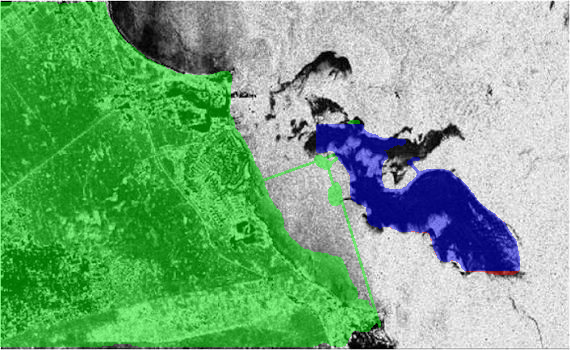
#> input picture raw_yolo_overlay.png, 570 x 350 px
$ python -i landmask.py   (imports and definitions only)
#> lines starting #> are read from the running program, lines starting #| are printed output that depends on the picture; after the words box and inside, x2 and y2 are one past the last pixel; in counts of white or black regions, pixels touching at a corner belong together
#> further down, picture is the input picture: shape (350, 570, 3); mean B, G, R 125.9, 170.4, 118.6
"""
Jal-Rakshak — SAR Land/Sea Masking Module
==========================================
Isolates terrestrial landmasses from marine water bodies in SAR imagery.

Derived from the reference repository (Dhanush024/Oil-Spill-Detection-in-SAR-images):
- Wiener / Lee filtering for speckle attenuation
- Unsharp masking for land boundary sharpening
- Adaptive & K-means thresholding for land separation
- Morphological closing, opening, and hole filling (imfill)
- Marine ocean intersection guarantees
"""

import numpy as np
import cv2
from dataclasses import dataclass
from typing import Optional, Tuple


@dataclass
class LandMaskResult:
    """Result of land/sea segmentation."""
    land_mask: np.ndarray       # Binary uint8 (255 = land, 0 = ocean)
    sea_mask: np.ndarray        # Binary uint8 (255 = sea/water, 0 = land)
    land_fraction: float        # 0.0 to 1.0
    sea_fraction: float         # 0.0 to 1.0
    method_used: str
    threshold_value: Optional[float] = None

    def to_dict(self) -> dict:
        return {
            "land_fraction": round(self.land_fraction, 4),
            "sea_fraction": round(self.sea_fraction, 4),
            "method_used": self.method_used,
            "threshold_value": round(self.threshold_value, 2) if self.threshold_value is not None else None,
        }


def extract_land_mask(
    image: np.ndarray,
    threshold: Optional[int] = None,
    min_land_area_px: int = 500,
    blur_kernel_size: int = 5,
    morph_kernel_size: int = 7,
) -> LandMaskResult:
    """
    Extract a robust land/sea mask from a SAR image.

    In SAR images, landmasses typically produce high radar backscatter (bright)
    due to surface roughness and topographical facets, whereas open water
    acts as a specular or lower-backscatter surface.

    Workflow based on reference repo (land_mask.m & automatic_threshold_for_land.m):
    1. Grayscale conversion and intensity normalization
    2. Adaptive smoothing (Gaussian / median) to suppress speckle
    3. Contrast evaluation: if threshold is provided, use it; otherwise compute
       Otsu or adaptive upper-quantile thresholding
    4. Morphological closing and opening with disk/ellipse structuring elements
    5. Hole filling (imfill) to ensure contiguous landmasses
    6. Minimum area filtering to reject tiny bright buoys or ship spikes from land

    Args:
        image: Input SAR image (grayscale or BGR)
        threshold: Optional fixed intensity threshold (0-255). If None, Otsu is used.
        min_land_area_px: Minimum connected component area to consider as land
        blur_kernel_size: Gaussian kernel size for pre-threshold smoothing
        morph_kernel_size: Structuring element size for morphological cleanup

    Returns:
        LandMaskResult containing binary land and sea masks and scene statistics
    """
#> called with min_land_area_px = 500, blur_kernel_size = 5, morph_kernel_size = 7
    if len(image.shape) == 3:
        gray = cv2.cvtColor(image, cv2.COLOR_BGR2GRAY)
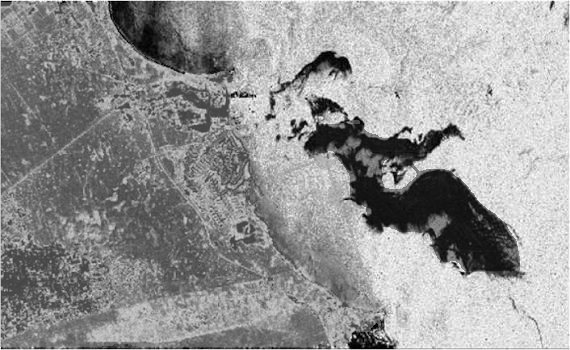
#> gray: shape (350, 570); min 0, max 255, mean 150
    else:
        gray = image.copy()

    h, w = gray.shape[:2]
#> h = 350; w = 570
    total_pixels = float(h * w)
#> total_pixels = 199500

    if total_pixels == 0:
        empty = np.zeros((0, 0), dtype=np.uint8)
        return LandMaskResult(
            land_mask=empty,
            sea_mask=empty,
            land_fraction=0.0,
            sea_fraction=1.0,
            method_used="empty_input",
        )

    # 1. Noise reduction via Gaussian smoothing (analogous to imgaussfilt in reference)
    k_blur = blur_kernel_size if blur_kernel_size % 2 == 1 else blur_kernel_size + 1
    smoothed = cv2.GaussianBlur(gray, (k_blur, k_blur), 0)
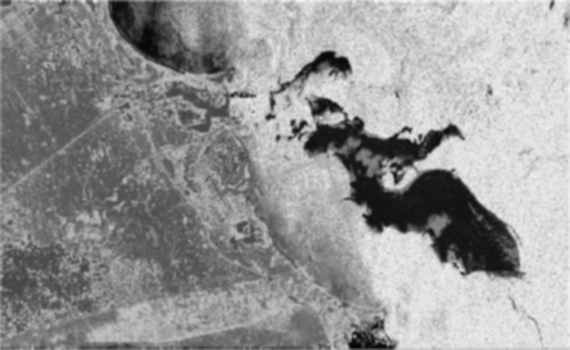
#> smoothed: shape (350, 570); min 3, max 245, mean 149.8

    # 2. Thresholding: land is the brighter class in SAR backscatter
    if threshold is not None and threshold > 0:
        _, raw_mask = cv2.threshold(smoothed, threshold, 255, cv2.THRESH_BINARY)
        method_name = f"manual_threshold_{threshold}"
        thresh_val = float(threshold)
    else:
        # Otsu thresholding with adaptive fallback
        otsu_val, raw_mask = cv2.threshold(smoothed, 0, 255, cv2.THRESH_BINARY + cv2.THRESH_OTSU)
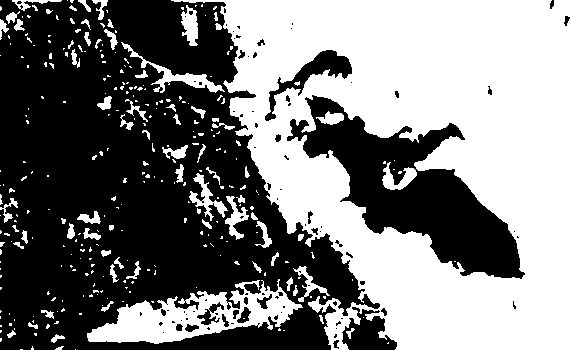
#> raw_mask: shape (350, 570); 48.4% white; 309 white regions (238 under 20 px), largest, box (x1, y1, x2, y2) and area: (171, 0, 570, 350) 81997, (87, 279, 303, 344) 6040, (121, 42, 225, 93) 868
#> otsu_val = 151
        method_name = "adaptive_otsu"
        thresh_val = float(otsu_val)
#> thresh_val = 151

    # 3. Morphological closing to seal fjords, valleys, and coastal inlets
    k_morph = morph_kernel_size if morph_kernel_size % 2 == 1 else morph_kernel_size + 1
    se_close = cv2.getStructuringElement(cv2.MORPH_ELLIPSE, (k_morph, k_morph))
    closed = cv2.morphologyEx(raw_mask, cv2.MORPH_CLOSE, se_close)
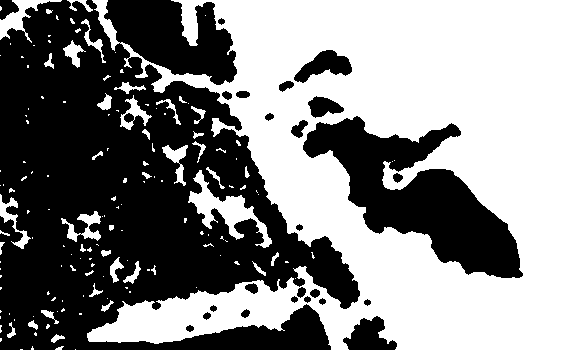
#> closed: shape (350, 570); 51.8% white; 25 black regions, largest, box (x1, y1, x2, y2) and area: (0, 0, 360, 350) 77222, (303, 116, 523, 278) 15051, (343, 316, 397, 350) 1091

    # 4. Morphological opening to eliminate isolated oceanic speckles / buoys
    se_open = cv2.getStructuringElement(cv2.MORPH_ELLIPSE, (3, 3))
    opened = cv2.morphologyEx(closed, cv2.MORPH_OPEN, se_open)
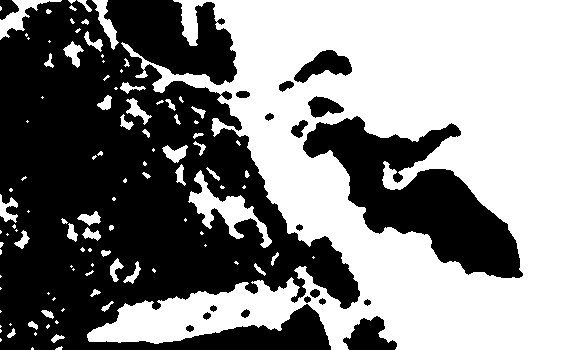
#> opened: shape (350, 570); 51.3% white; 19 black regions

    # 5. Contiguous land hole filling (equivalent to MATLAB imfill(mask, 'holes'))
    # Fill holes by finding external contours and drawing filled polygons
    contours, hierarchy = cv2.findContours(opened, cv2.RETR_EXTERNAL, cv2.CHAIN_APPROX_SIMPLE)
#> contours = 107 contours, 69 with area under 20; largest, box (x1, y1, x2, y2) and area: (87, 0, 570, 350) 111367, (188, 170, 272, 248) 1643, (0, 0, 62, 40) 604, (92, 0, 119, 50) 390, (162, 145, 188, 163) 231
    filled_mask = np.zeros_like(opened)

    for c in contours:
        area = cv2.contourArea(c)
        if area >= min_land_area_px:
            cv2.drawContours(filled_mask, [c], -1, 255, thickness=cv2.FILLED)
#> this loop made 107 passes
#> area on passes 4, 7, 11, 13, 16, 19, 26, 29, 30, 32, 33, 41: 45.5, 31, 38.5, 50.5, 35.5, 30, 37, 104.5, 125.5, 29.5, 34, 104
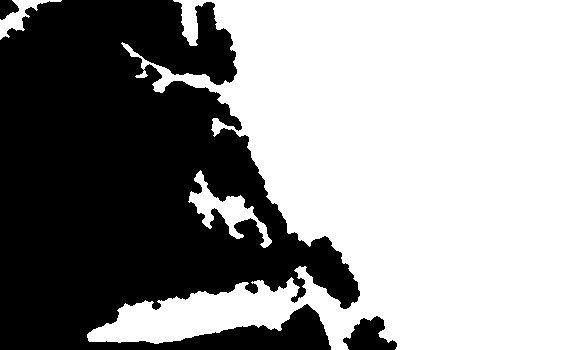
#> filled_mask: shape (350, 570); 57.7% white; 3 black regions, box (x1, y1, x2, y2) and area: (0, 0, 360, 350) 82957, (343, 316, 397, 350) 1099, (0, 0, 19, 20) 257

    land_pixels = float(np.sum(filled_mask > 0))
#> land_pixels = 115187
    land_fraction = land_pixels / total_pixels
#> land_fraction = 0.577
    sea_fraction = 1.0 - land_fraction
#> sea_fraction = 0.423

    # If Otsu erroneously classified > 92% of the scene as land (e.g. low-contrast oceanic patch),
    # clamp back or verify using intensity percentile
    if land_fraction > 0.92:
        # Re-estimate: only top 15% brightest pixels are candidate land
        p85 = float(np.percentile(gray, 85))
        _, p_mask = cv2.threshold(smoothed, int(p85), 255, cv2.THRESH_BINARY)
        p_closed = cv2.morphologyEx(p_mask, cv2.MORPH_CLOSE, se_close)
        p_contours, _ = cv2.findContours(p_closed, cv2.RETR_EXTERNAL, cv2.CHAIN_APPROX_SIMPLE)
        filled_mask = np.zeros_like(opened)
        for c in p_contours:
            if cv2.contourArea(c) >= min_land_area_px * 2:
                cv2.drawContours(filled_mask, [c], -1, 255, thickness=cv2.FILLED)
        land_pixels = float(np.sum(filled_mask > 0))
        land_fraction = land_pixels / total_pixels
        sea_fraction = 1.0 - land_fraction
        method_name = "percentile_p85_fallback"
        thresh_val = p85

    sea_mask = cv2.bitwise_not(filled_mask)

    return LandMaskResult(
        land_mask=filled_mask,
        sea_mask=sea_mask,
        land_fraction=land_fraction,
        sea_fraction=sea_fraction,
        method_used=method_name,
        threshold_value=thresh_val,
    )


def intersect_with_ocean(mask: np.ndarray, sea_mask: np.ndarray) -> np.ndarray:
    """
    Constrain any candidate spill mask strictly to the marine ocean domain.

    Ensures the final mask contains zero terrestrial land pixels.
    """
    if mask.shape[:2] != sea_mask.shape[:2]:
        sea_mask_res = cv2.resize(
            sea_mask, (mask.shape[1], mask.shape[0]), interpolation=cv2.INTER_NEAREST
        )
    else:
        sea_mask_res = sea_mask
    return cv2.bitwise_and(mask, sea_mask_res)


def apply_sea_mask(image: np.ndarray, land_mask: np.ndarray) -> np.ndarray:
    """
    Mask out land regions from an image, zeroing out all land pixels.
    """
    result = image.copy()
    if land_mask.shape[:2] != image.shape[:2]:
        land_mask_res = cv2.resize(
            land_mask, (image.shape[1], image.shape[0]), interpolation=cv2.INTER_NEAREST
        )
    else:
        land_mask_res = land_mask
    result[land_mask_res > 0] = 0
    return result

>>> import cv2
>>> picture = cv2.imread('../raw_yolo_overlay.png')
>>> result = extract_land_mask(picture)
